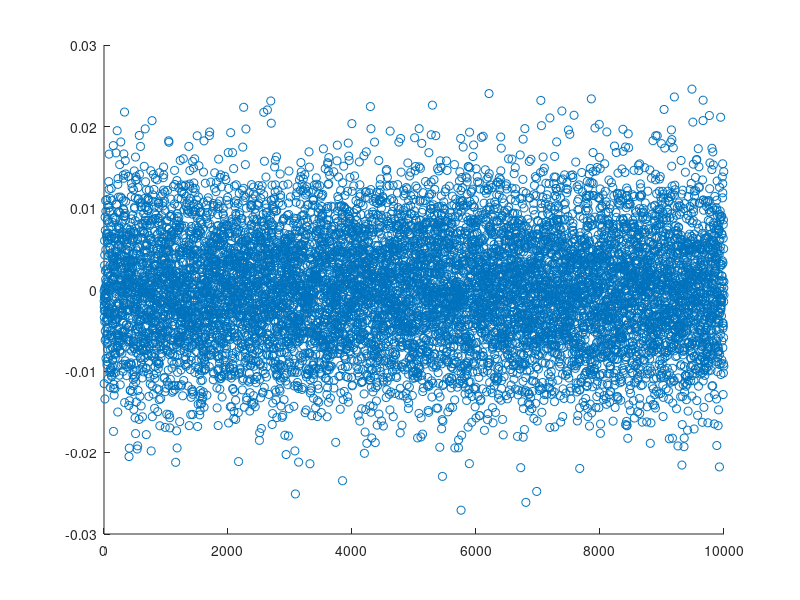
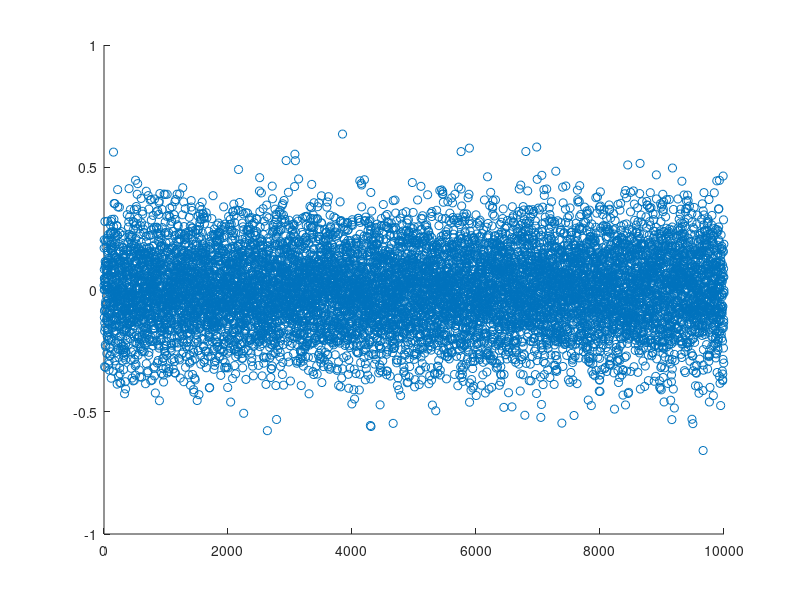

Reproduce these figures in MATLAB, in order.
clear all,close all,clc


x=linspace(0,10);
c1=4;
c2=1;
randVal=2;
for i=1:10000
    y=c1*x+c2+randVal*rand(size(x))-randVal*rand(size(x));
    %%
    A=[x' ones(size(x'))];
    
    u=A\y';
    coeffError(:,i)=u-[c1;c2];
    error=A*u-y';

errorStd=std(error);

errorVar=errorStd^2;

varU1=errorVar/(sum((x-mean(x)).^2))
varU2=errorVar*sum(x.^2)/(length(x)*sum((x-mean(x)).^2))
end
%%
% figure(1)
% plot(x,y,'-b','linewidth',2)
% hold all
% plot(x,A*u,'-r','linewidth',2)

figure(1)
scatter(1:i,coeffError(1,:)/c1)

figure(2)
scatter(1:i,coeffError(2,:)/c2)